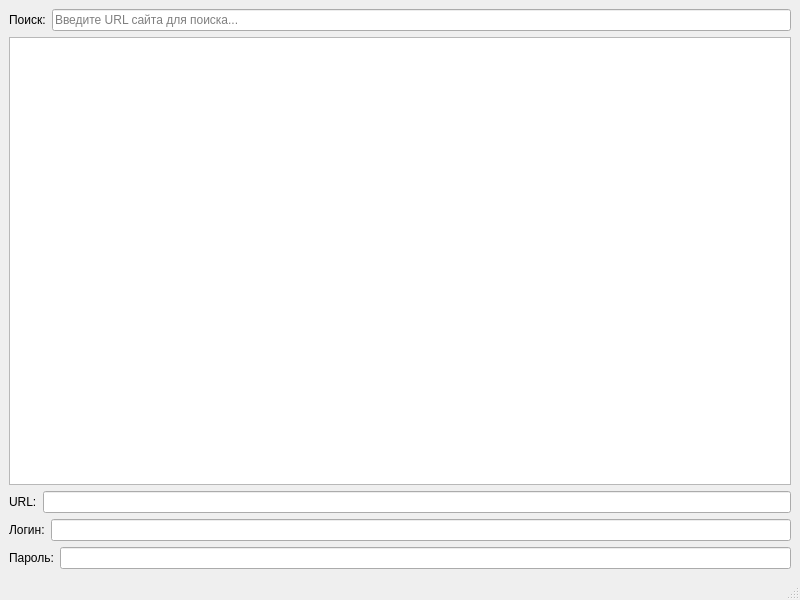
<?xml version="1.0" encoding="UTF-8"?>
<ui version="4.0">
 <class>MainWindow</class>
 <widget class="QMainWindow" name="MainWindow">
  <property name="geometry">
   <rect>
    <x>0</x>
    <y>0</y>
    <width>800</width>
    <height>600</height>
   </rect>
  </property>
  <property name="windowTitle">
   <string>Менеджер паролей</string>
  </property>
  <widget class="QWidget" name="centralwidget">
   <layout class="QVBoxLayout" name="verticalLayout">
    <item>
     <layout class="QHBoxLayout" name="horizontalLayout">
      <item>
       <widget class="QLabel" name="label">
        <property name="text">
         <string>Поиск:</string>
        </property>
       </widget>
      </item>
      <item>
       <widget class="QLineEdit" name="searchLineEdit">
        <property name="placeholderText">
         <string>Введите URL сайта для поиска...</string>
        </property>
       </widget>
      </item>
     </layout>
    </item>
    <item>
     <widget class="QTableView" name="credentialsTable">
      <property name="editTriggers">
       <set>QAbstractItemView::NoEditTriggers</set>
      </property>
      <property name="selectionMode">
       <enum>QAbstractItemView::SingleSelection</enum>
      </property>
      <property name="selectionBehavior">
       <enum>QAbstractItemView::SelectRows</enum>
      </property>
      <attribute name="horizontalHeaderStretchLastSection">
       <bool>true</bool>
      </attribute>
     </widget>
    </item>
    <item>
     <layout class="QHBoxLayout" name="horizontalLayout_2">
      <item>
       <widget class="QLabel" name="label_2">
        <property name="text">
         <string>URL:</string>
        </property>
       </widget>
      </item>
      <item>
       <widget class="QLineEdit" name="urlLineEdit">
        <property name="readOnly">
         <bool>true</bool>
        </property>
       </widget>
      </item>
     </layout>
    </item>
    <item>
     <layout class="QHBoxLayout" name="horizontalLayout_3">
      <item>
       <widget class="QLabel" name="label_3">
        <property name="text">
         <string>Логин:</string>
        </property>
       </widget>
      </item>
      <item>
       <widget class="QLineEdit" name="loginLineEdit">
        <property name="readOnly">
         <bool>true</bool>
        </property>
       </widget>
      </item>
     </layout>
    </item>
    <item>
     <layout class="QHBoxLayout" name="horizontalLayout_4">
      <item>
       <widget class="QLabel" name="label_4">
        <property name="text">
         <string>Пароль:</string>
        </property>
       </widget>
      </item>
      <item>
       <widget class="QLineEdit" name="passwordLineEdit">
        <property name="readOnly">
         <bool>true</bool>
        </property>
       </widget>
      </item>
     </layout>
    </item>
   </layout>
  </widget>
  <widget class="QMenuBar" name="menubar">
   <property name="geometry">
    <rect>
     <x>0</x>
     <y>0</y>
     <width>800</width>
     <height>21</height>
    </rect>
   </property>
  </widget>
  <widget class="QStatusBar" name="statusbar"/>
 </widget>
 <resources/>
 <connections/>
</ui>
